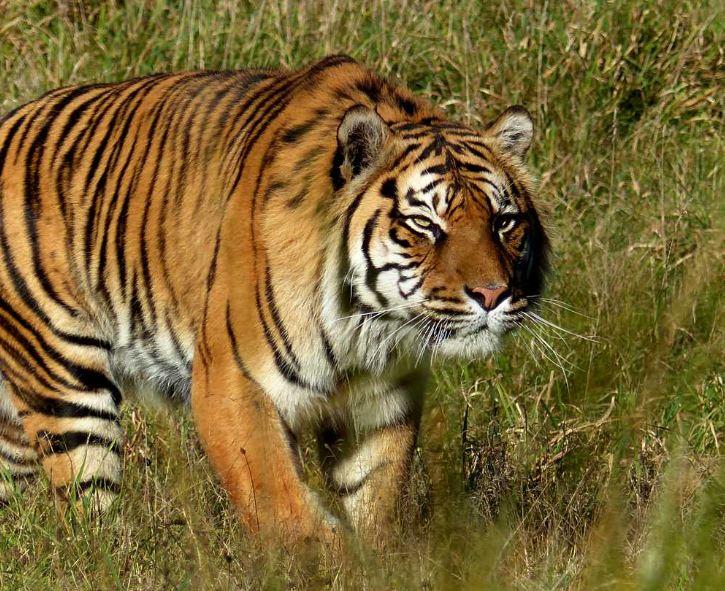
#> input picture imageSource/tiger.png, 725 x 591 px
$ python '03图像阈值.py'
#> lines starting #> are read from the running program, lines starting #| are printed output that depends on the picture; after the words box and inside, x2 and y2 are one past the last pixel; in counts of white or black regions, pixels touching at a corner belong together
import cv2
import numpy as np
import matplotlib.pyplot as plt

def deallmg(img):
	b, g, r = cv2.split(img)
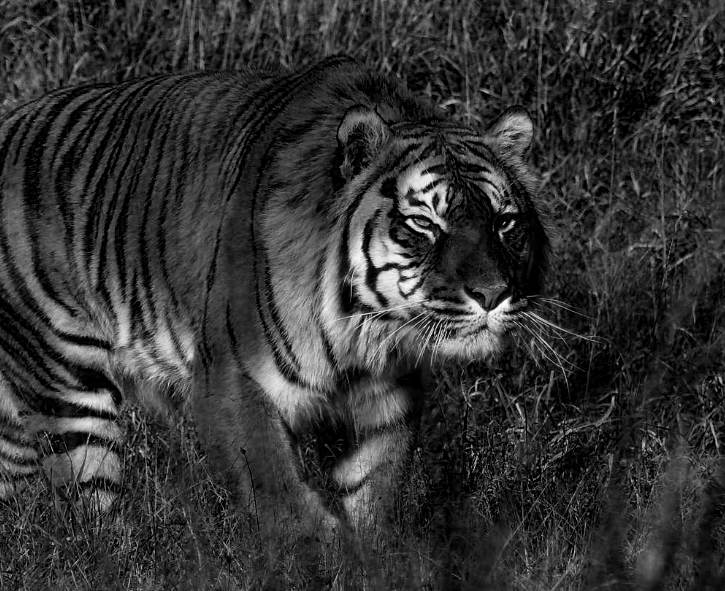
#> b: shape (591, 725); min 0, max 255, mean 52.6
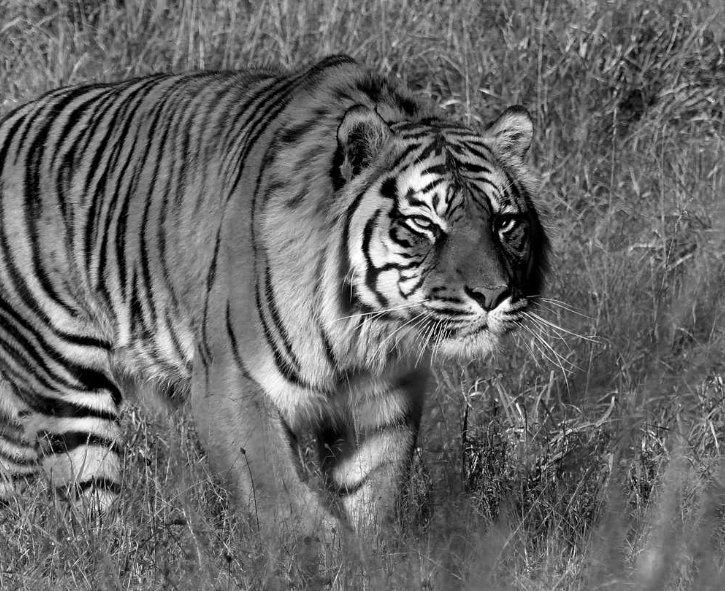
#> g: shape (591, 725); min 0, max 255, mean 102.8
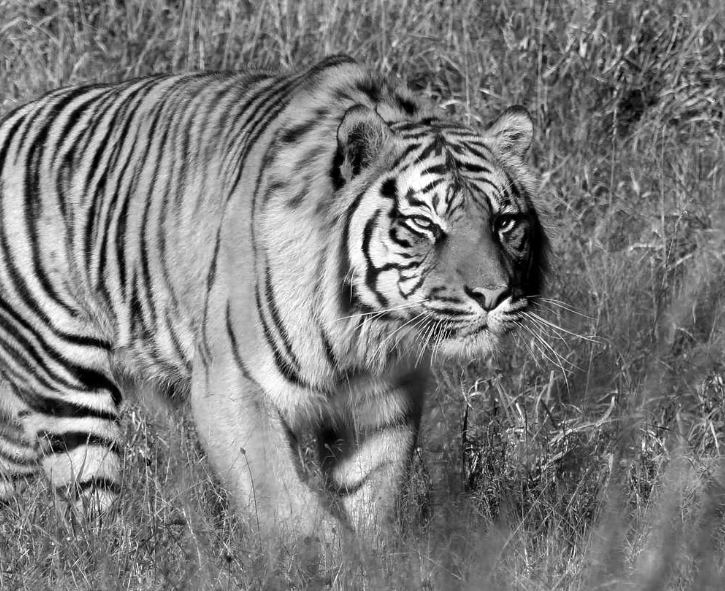
#> r: shape (591, 725); min 0, max 255, mean 122.6
#> img is the input picture: shape (591, 725, 3); mean B, G, R 52.6, 102.8, 122.6
	img_rgb = cv2.merge([r, g, b])
	return img_rgb

# ret, dst = cv2.threshold(src, thresh, maxval, type)
# src 单通道图（一般灰度）


img = deallmg(cv2.imread("imageSource/tiger.png"))
img_gray = cv2.imread("imageSource/tiger.png", cv2.IMREAD_GRAYSCALE)
#> img_gray: shape (591, 725); min 0, max 255, mean 105.9
ret, thresh1 = cv2.threshold(img_gray, 127, 255, cv2.THRESH_BINARY)     # 0/255
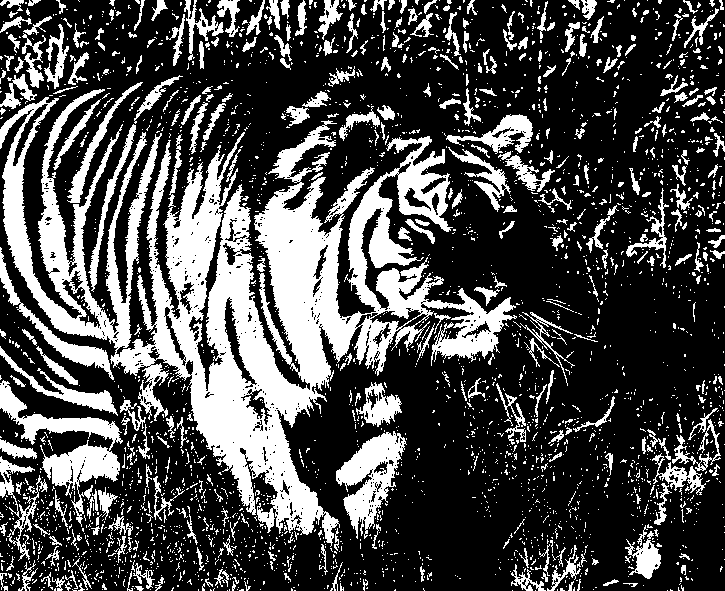
#> thresh1: shape (591, 725); 29.1% white; 2927 white regions (2565 under 20 px), largest, box (x1, y1, x2, y2) and area: (0, 89, 517, 547) 67253, (0, 380, 123, 527) 4581, (336, 431, 407, 539) 3417
ret, thresh2 = cv2.threshold(img_gray, 127, 255, cv2.THRESH_BINARY_INV)
ret, thresh3 = cv2.threshold(img_gray, 127, 255, cv2.THRESH_TRUNC)     # <=127
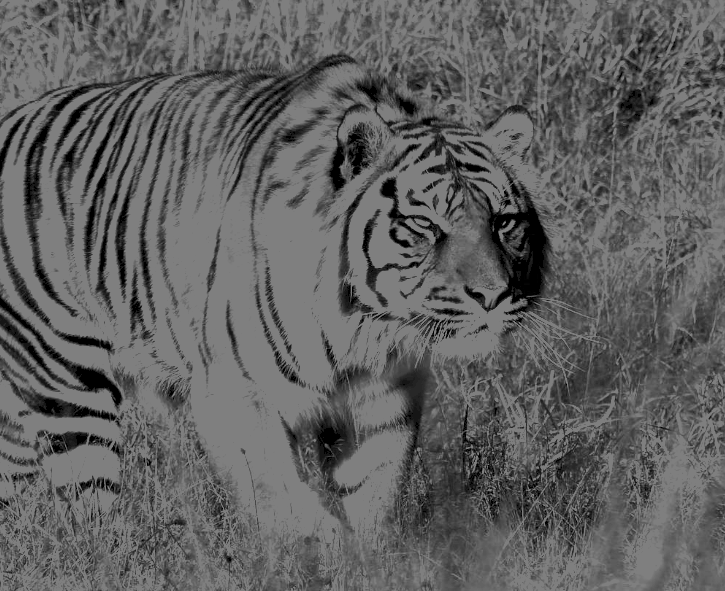
#> thresh3: shape (591, 725); min 0, max 127, mean 96.7
ret, thresh4 = cv2.threshold(img_gray, 127, 255, cv2.THRESH_TOZERO)     # 0/>=127
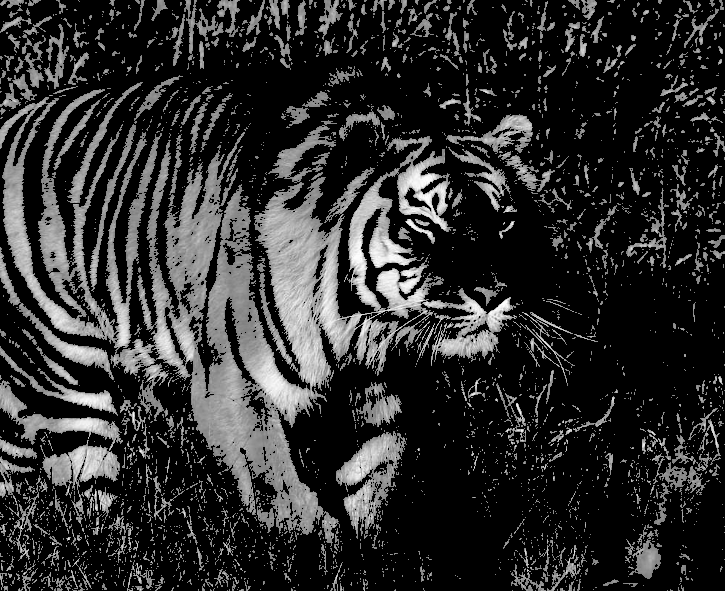
#> thresh4: shape (591, 725); min 0, max 255, mean 46
ret, thresh5 = cv2.threshold(img_gray, 127, 255, cv2.THRESH_TOZERO_INV)
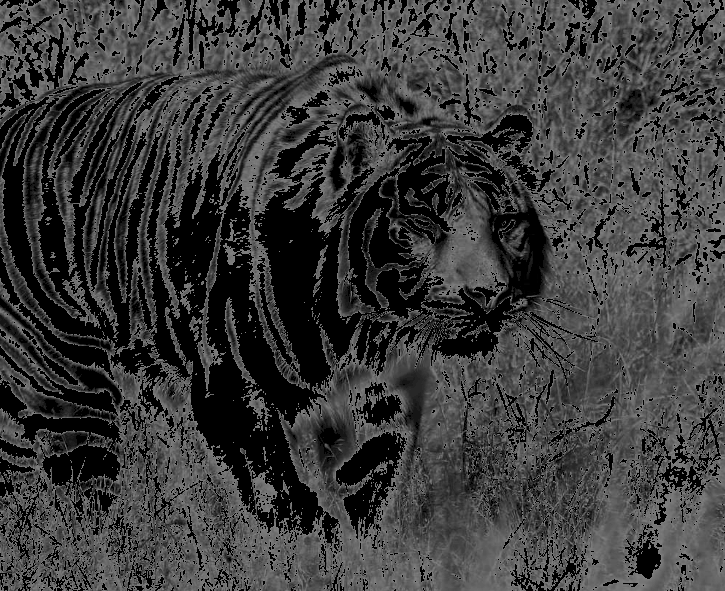
#> thresh5: shape (591, 725); min 0, max 127, mean 59.8

titles = ['Original Image', 'BINARY', 'BINARY_INV', 'TRUNC', 'TOZERO', 'TOZERO_INV']
images = [img, thresh1, thresh2, thresh3, thresh4, thresh5]
for i in range(6):
	plt.subplot(2, 3, i+1), plt.imshow((images[i]), 'gray')
	plt.title(titles[i])
	plt.xticks([]), plt.yticks([])
plt.show()

$ run again, with imageSource/bridge.png copied over imageSource/tiger.png
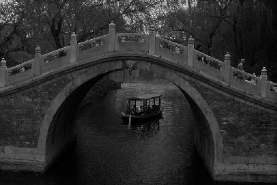
#> input picture imageSource/bridge.png, 277 x 185 px
#> in deallmg, img is the input picture: shape (185, 277, 3); mean B, G, R 45.3, 45.3, 45.3
#> `ret, thresh1 = cv2.threshold(img_gray, 127, 255, cv2.THRESH_BINARY)`:
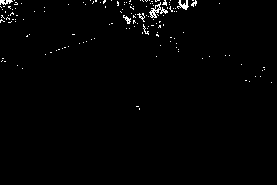
#> thresh1: shape (185, 277); 1.1% white in thin lines or dots, all inside (x1, y1, x2, y2) = (0, 0, 272, 110)

$ run again, with imageSource/dog.png copied over imageSource/tiger.png
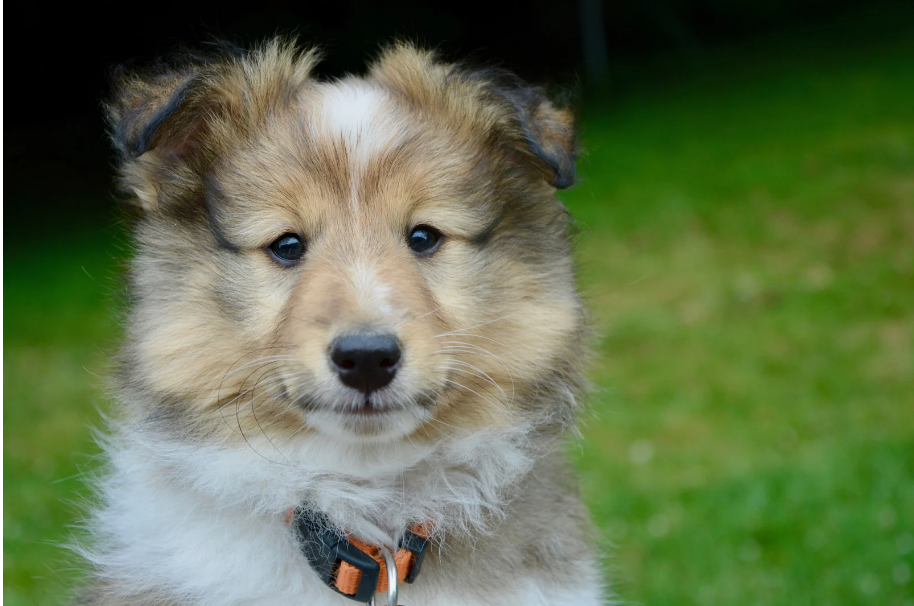
#> input picture imageSource/dog.png, 914 x 606 px
#> in deallmg, img is the input picture: shape (606, 914, 3); mean B, G, R 74.8, 110.6, 95.4
#> `ret, thresh1 = cv2.threshold(img_gray, 127, 255, cv2.THRESH_BINARY)`:
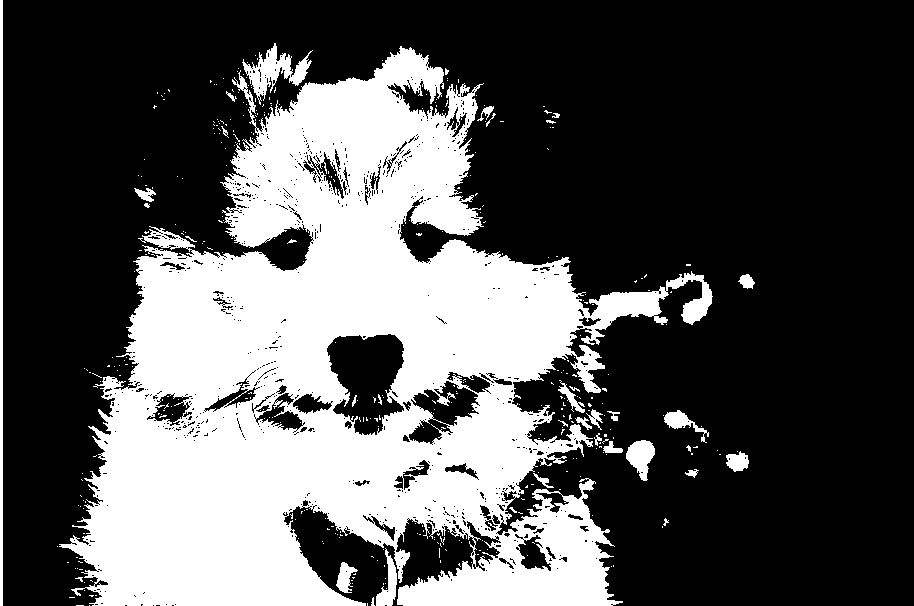
#> thresh1: shape (606, 914); 33.1% white; 393 white regions (359 under 20 px), largest, box (x1, y1, x2, y2) and area: (59, 46, 713, 606) 174885, (0, 0, 3, 606) 1818, (242, 43, 313, 105) 1511
#> `ret, thresh5 = cv2.threshold(img_gray, 127, 255, cv2.THRESH_TOZERO_INV)`:
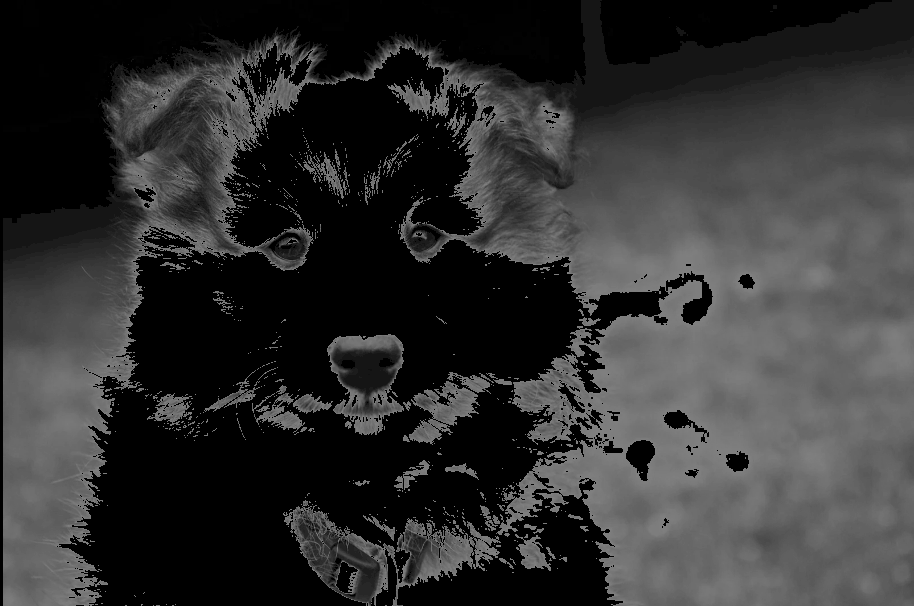
#> thresh5: shape (606, 914); min 0, max 127, mean 49.1
